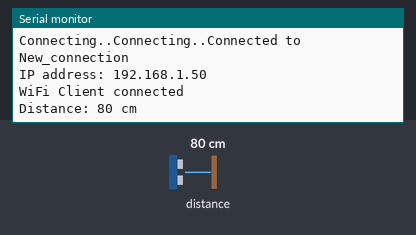
Recording of a sketch running on a simulated ESP8266 (NodeMCU). Parts: the last lines printed to the serial monitor. Wiring (inferred from the names in the program): ultrasonic range finder: trigger GPIO 2; echo GPIO 0. The test bench sets the inputs (shaded band); at power-on: distance to the obstacle 80 cm. The echo pulse lasts 58.3 µs per cm; WiFi joins after 1.5 s; servers stay silent unless stated.

Above: at 3.2 s.
3.3 s: distance to the obstacle set to 2 cm
At 3.9 s:
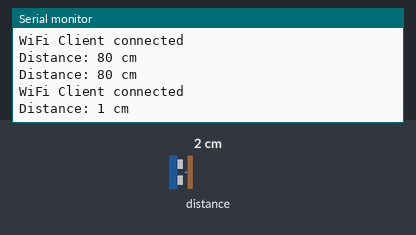
4.8 s: distance to the obstacle set to 4 cm
At 6.6 s:
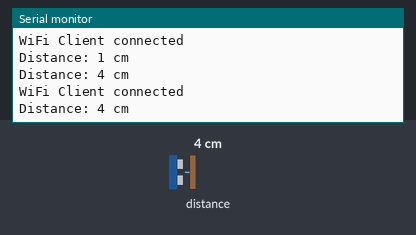
Timing chart, 0 to 8.1 s (numbered marks = the images above; inputs shaded):
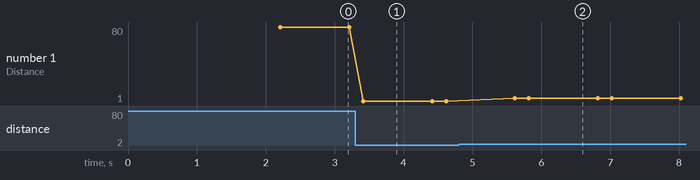

The sketch:

ding_ultrasonic_sensor_data_to_thinkspeak_server_using_esp82.ino
```cpp
#include <ESP8266WiFi.h>
#include <ESP8266WebServer.h>

 WiFiClient client;
const char* ssid     = "New_connection";
const char* password = "@ADverma82";
const char* Srver = "api.thingspeak.com";
String apiKey ="WS1QC2ZXMKXT8XXQ";
const int trigPin = 2;
const int echoPin = 0;
long duration;
int distance;
ESP8266WebServer server;
String webString="";

 void setup(void)
{

  Serial.begin(115200);  // Serial connection from ESP-01 via 3.3v ttl cable
//    WiFi.mode(WIFI_AP_STA)
  pinMode(trigPin, OUTPUT); // Sets the trigPin as an Output
  pinMode(echoPin, INPUT); // Sets the echoPin as an Input;
  WiFi.begin(ssid,password);
   while (WiFi.status() != WL_CONNECTED) {

    delay(1000);
    Serial.print("Connecting..");
   }
     Serial.println("Connected to");
        Serial.println(ssid);
  Serial.print("IP address: ");
  Serial.println(WiFi.localIP());

  }

  void loop()
{

  server.handleClient();

     if (client.connect(Srver, 80)) {
      Serial.println("WiFi Client connected ");

   String postStr ="?api_key="+apiKey;
   postStr += "&field1=";
   Ultrasonic();
   postStr += String(distance);
   postStr +=" cm";
   postStr += "\r\n\r\n";

   client.print("POST /update HTTP/1.1\n");
   client.print("Host: api.thingspeak.com\n");
   client.print("Connection: close\n");
   client.print("X-THINGSPEAKAPIKEY: " + apiKey + "\n");
   client.print("Content-Type: application/x-www-form-urlencoded\n");
   client.print("Content-Length: ");
   client.print(postStr.length());
   client.print("\n\n");
   client.print(postStr);
   delay(1000);
   }
//  Serial.println(ssid);
//  Serial.print("IP address: ");
 // Serial.println(WiFi.localIP());
   // server.on("/",[](){server.send(200,"text/plain","Humidity is ");});
 // server.on("/", gettemperature);
  // server.on("/", [](){
  Ultrasonic();        // read sensor
//    webString="Humidity: "+String((int)humidity)+"%";
//    Serial.println("humidity is");
//      Serial.println(webString);
//    server.send(200, "text/plain",webString );
//  });
   server.begin();


}


void Ultrasonic()
{
  digitalWrite(trigPin, LOW);
delayMicroseconds(2);
// Sets the trigPin on HIGH state for 10 micro seconds
digitalWrite(trigPin, HIGH);
delayMicroseconds(10);
digitalWrite(trigPin, LOW);
// Reads the echoPin, returns the sound wave travel time in microseconds
duration = pulseIn(echoPin, HIGH);
// Calculating the distance
//distance= duration*0.034029/2;
distance =(duration/2)/29.1;
Serial.print("Distance: ");
Serial.print(distance);
Serial.println(" cm");
//delay(2000);
}
```

Measured:
- after the input at 3.3 s, the serial monitor: prints a new line after 0.11 s (image 1)
- after the input at 4.8 s, the serial monitor: prints a new line after 0.82 s (image 2)
- plotted number 1: 80 → 1 after the input at 3.3 s, 1 → 4 after the input at 4.8 s
